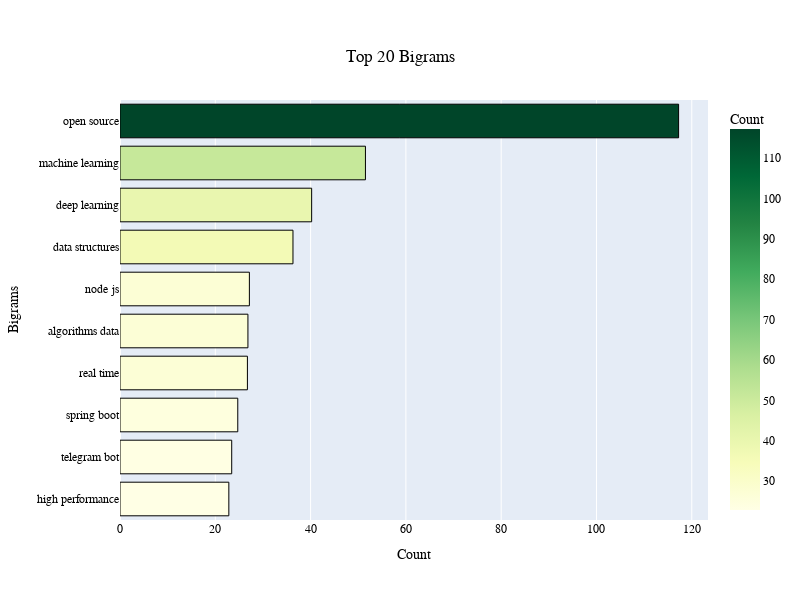

Write notebook code for a chart like this one.
### Code cell
# Get top 10 bigrams from the cleaned text data
bigrams = get_top_n_gram(description_translated_clean, (2, 2), 10)

# Create a DataFrame with bigrams and their counts
df1 = pd.DataFrame(bigrams, columns=['Text', 'count'])

# Group by text and sum counts, then sort by count in ascending order
df1 = df1.groupby('Text').sum().sort_values(by='count', ascending=True)

# Create a horizontal bar plot for the top 20 bigrams
fig = px.bar(df1, 
             y=df1.index, 
             x='count', 
             labels={'x': 'Count', 'bigrams': 'Bigrams'},
             title='Top 20 Bigrams',
             color='count',   
             color_continuous_scale='ylgn',  
             orientation='h' 
            )

# Update layout: set dimensions, title alignment, and axis titles
fig.update_layout(
    width=800,  
    height=600,  
    title={'x': 0.5, 'xanchor': 'center', 'yanchor': 'top'},  
    xaxis_title='Count',
    yaxis_title='Bigrams',

    font=dict(
        family="Arial, sans-serif",
        size=12,
        color="black"  # Set font color
    )
)

# Update color axes: customize the colorbar appearance
fig.update_coloraxes(colorbar=dict(
    title='Count',
    titlefont=dict(color='black'),   # Set colorbar title font color
    tickfont=dict(color='black')     # Set colorbar tick font color
))

# Update trace: add black border around bars
fig.update_traces(marker_line_color='black', marker_line_width=1)

### Figure 1 — Plotly figure (JSON) as saved in the notebook; plotly's stock layout.template omitted (floating-point values rounded to 4 significant figures)
{"data": [{"alignmentgroup": "True", "hovertemplate": "count=%{marker.color}<br>Text=%{y}<extra></extra>", "legendgroup": "", "marker": {"color": [22.84, 23.45, 24.72, 26.74, 26.85, 27.15, 36.3, 40.22, 51.51, 117.2], "coloraxis": "coloraxis", "line": {"color": "black", "width": 1}, "pattern": {"shape": ""}}, "name": "", "offsetgroup": "", "orientation": "h", "showlegend": false, "textposition": "auto", "type": "bar", "x": [22.84, 23.45, 24.72, 26.74, 26.85, 27.15, 36.3, 40.22, 51.51, 117.2], "xaxis": "x", "y": ["high performance", "telegram bot", "spring boot", "real time", "algorithms data", "node js", "data structures", "deep learning", "machine learning", "open source"], "yaxis": "y"}], "layout": {"barmode": "relative", "coloraxis": {"colorbar": {"tickfont": {"color": "black"}, "title": {"font": {"color": "black"}, "text": "Count"}}, "colorscale": [[0, "rgb(255,255,229)"], [0.125, "rgb(247,252,185)"], [0.25, "rgb(217,240,163)"], [0.375, "rgb(173,221,142)"], [0.5, "rgb(120,198,121)"], [0.625, "rgb(65,171,93)"], [0.75, "rgb(35,132,67)"], [0.875, "rgb(0,104,55)"], [1, "rgb(0,69,41)"]]}, "font": {"color": "black", "family": "Arial, sans-serif", "size": 12}, "height": 600, "legend": {"tracegroupgap": 0}, "title": {"text": "Top 20 Bigrams", "x": 0.5, "xanchor": "center", "yanchor": "top"}, "width": 800, "xaxis": {"anchor": "y", "domain": [0, 1], "title": {"text": "Count"}}, "yaxis": {"anchor": "x", "domain": [0, 1], "title": {"text": "Bigrams"}}}}
